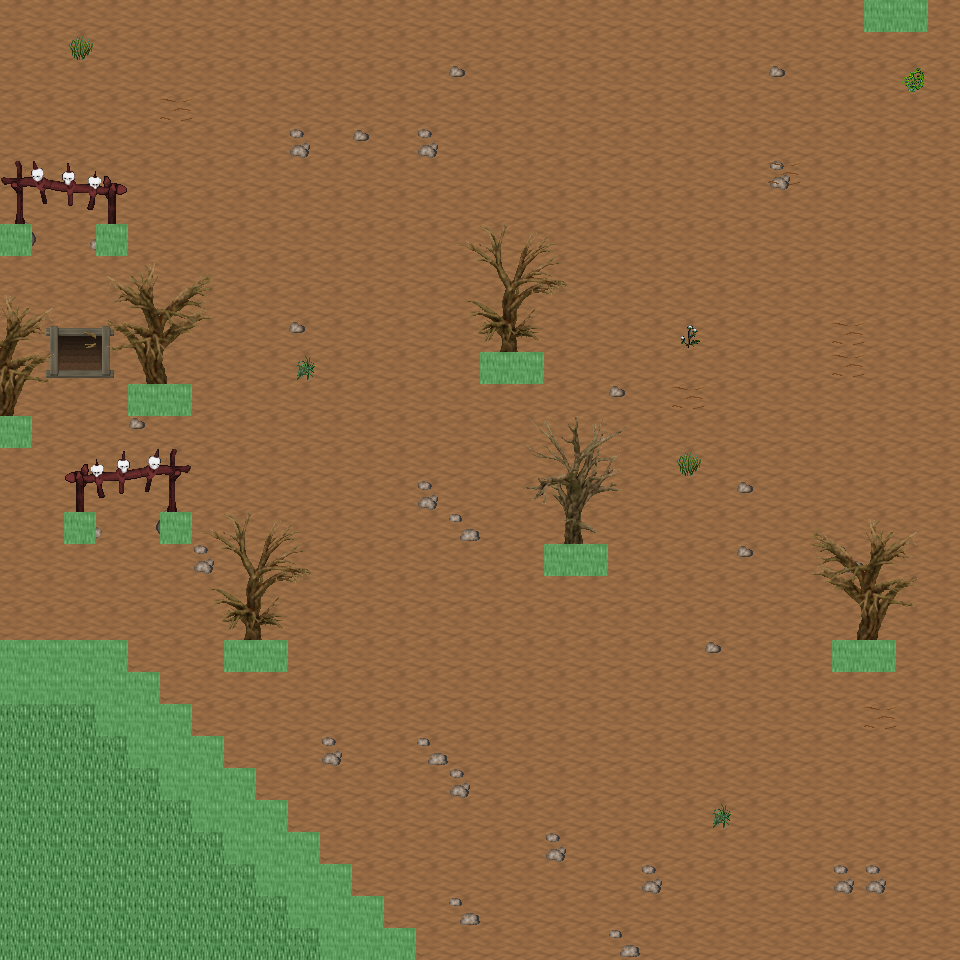

Below is a game level as drawn by its tile map, then a one-line description and the .tmx that defines it (tile-layer data replaced by summaries):
An orthogonal 30x30 tile map with 32x32 px tiles, 6 tile layers (Ground, Object, Object2, Above, ...), 29 tilesets and 9 objects (9x mapExit).

<map version="1.0" orientation="orthogonal" renderorder="right-down" width="30" height="30" tilewidth="32" tileheight="32" nextobjectid="10">
  <tileset firstgid="1" name="tileset_ground_ground" tilewidth="32" tileheight="32" tilecount="33" columns="3">
    <image source="../drawable/tileset_ground_ground.png" width="96" height="352" />
  </tileset>
  <tileset firstgid="34" name="tileset_ground_ridge_earth_dark" tilewidth="32" tileheight="32" tilecount="96" columns="12">
    <image source="../drawable/tileset_ground_ridge_earth_dark.png" width="384" height="256" />
  </tileset>
  <tileset firstgid="130" name="tileset_ground_rock_pebbles" tilewidth="32" tileheight="32" tilecount="3" columns="1">
    <image source="../drawable/tileset_ground_rock_pebbles.png" width="32" height="96" />
  </tileset>
  <tileset firstgid="133" name="tileset_ground_ladder_steps" tilewidth="32" tileheight="32" tilecount="6" columns="3">
    <image source="../drawable/tileset_ground_ladder_steps.png" width="96" height="64" />
  </tileset>
  <tileset firstgid="139" name="tileset_ground_grass_edges" tilewidth="32" tileheight="32" tilecount="36" columns="12">
    <image source="../drawable/tileset_ground_grass_edges.png" width="384" height="96" />
  </tileset>
  <tileset firstgid="175" name="tileset_ground_grass_corners" tilewidth="32" tileheight="32" tilecount="24" columns="6">
    <image source="../drawable/tileset_ground_grass_corners.png" width="192" height="128" />
  </tileset>
  <tileset firstgid="199" name="tileset_ground_earth_edges" tilewidth="32" tileheight="32" tilecount="18" columns="6">
    <image source="../drawable/tileset_ground_earth_edges.png" width="192" height="96" />
  </tileset>
  <tileset firstgid="217" name="tileset_plant_flower_daisy_white" tilewidth="32" tileheight="32" tilecount="8" columns="2">
    <image source="../drawable/tileset_plant_flower_daisy_white.png" width="64" height="128" />
  </tileset>
  <tileset firstgid="225" name="tileset_item_corpse_huge_animal" tilewidth="32" tileheight="32" tilecount="16" columns="2">
    <image source="../drawable/tileset_item_corpse_huge_animal.png" width="64" height="256" />
  </tileset>
  <tileset firstgid="241" name="tileset_plant_grasses" tilewidth="32" tileheight="32" tilecount="6" columns="3">
    <image source="../drawable/tileset_plant_grasses.png" width="96" height="64" />
  </tileset>
  <tileset firstgid="247" name="tileset_plant_flower_daisy_blue" tilewidth="32" tileheight="32" tilecount="8" columns="2">
    <image source="../drawable/tileset_plant_flower_daisy_blue.png" width="64" height="128" />
  </tileset>
  <tileset firstgid="255" name="tileset_plant_flower_daisy_yellow" tilewidth="32" tileheight="32" tilecount="8" columns="2">
    <image source="../drawable/tileset_plant_flower_daisy_yellow.png" width="64" height="128" />
  </tileset>
  <tileset firstgid="263" name="tileset_plant_flower_daisy_red" tilewidth="32" tileheight="32" tilecount="8" columns="2">
    <image source="../drawable/tileset_plant_flower_daisy_red.png" width="64" height="128" />
  </tileset>
  <tileset firstgid="271" name="tileset_plant_bush_bushes" tilewidth="32" tileheight="32" tilecount="10" columns="5">
    <image source="../drawable/tileset_plant_bush_bushes.png" width="160" height="64" />
  </tileset>
  <tileset firstgid="281" name="tileset_plant_stump_stump_brown" tilewidth="32" tileheight="32" tilecount="4" columns="2">
    <image source="../drawable/tileset_plant_stump_stump_brown.png" width="64" height="64" />
  </tileset>
  <tileset firstgid="285" name="tileset_logic_creature_orc" tilewidth="32" tileheight="32" tilecount="6" columns="6">
    <image source="../drawable/tileset_logic_creature_orc.png" width="192" height="32" />
  </tileset>
  <tileset firstgid="291" name="tileset_logic_creature_gnome" tilewidth="32" tileheight="32" tilecount="6" columns="6">
    <image source="../drawable/tileset_logic_creature_gnome.png" width="192" height="32" />
  </tileset>
  <tileset firstgid="297" name="tileset_logic_portal" tilewidth="32" tileheight="32" tilecount="24" columns="8">
    <image source="../drawable/tileset_logic_portal.png" width="256" height="96" />
  </tileset>
  <tileset firstgid="321" name="tileset_logic_creature_animal" tilewidth="32" tileheight="32" tilecount="32" columns="8">
    <image source="../drawable/tileset_logic_creature_animal.png" width="256" height="128" />
  </tileset>
  <tileset firstgid="353" name="tileset_logic_collision" tilewidth="32" tileheight="32" tilecount="1" columns="1">
    <image source="../drawable/tileset_logic_collision.png" width="32" height="32" />
  </tileset>
  <tileset firstgid="354" name="tileset_plant_tree_dead_tree_5" tilewidth="32" tileheight="32" tilecount="20" columns="4">
    <image source="../drawable/tileset_plant_tree_dead_tree_5.png" width="128" height="160" />
  </tileset>
  <tileset firstgid="374" name="tileset_plant_tree_dead_tree_6" tilewidth="32" tileheight="32" tilecount="20" columns="4">
    <image source="../drawable/tileset_plant_tree_dead_tree_6.png" width="128" height="160" />
  </tileset>
  <tileset firstgid="394" name="tileset_plant_tree_dead_tree_7" tilewidth="32" tileheight="32" tilecount="20" columns="4">
    <image source="../drawable/tileset_plant_tree_dead_tree_7.png" width="128" height="160" />
  </tileset>
  <tileset firstgid="414" name="tileset_plant_bush_large_dead" tilewidth="32" tileheight="32" tilecount="2" columns="1">
    <image source="../drawable/tileset_plant_bush_large_dead.png" width="32" height="64" />
  </tileset>
  <tileset firstgid="416" name="tileset_plant_bush_large_wide_dead" tilewidth="32" tileheight="32" tilecount="4" columns="2">
    <image source="../drawable/tileset_plant_bush_large_wide_dead.png" width="64" height="64" />
  </tileset>
  <tileset firstgid="420" name="tileset_plant_grasses_wildland" tilewidth="32" tileheight="32" tilecount="4" columns="4">
    <image source="../drawable/tileset_plant_grasses_wildland.png" width="128" height="32" />
  </tileset>
  <tileset firstgid="424" name="tileset_object_skullsonspikes_l" tilewidth="32" tileheight="32" tilecount="12" columns="4">
    <image source="../drawable/tileset_object_skullsonspikes_l.png" width="128" height="96" />
  </tileset>
  <tileset firstgid="436" name="tileset_object_skullsonspikes_r" tilewidth="32" tileheight="32" tilecount="12" columns="4">
    <image source="../drawable/tileset_object_skullsonspikes_r.png" width="128" height="96" />
  </tileset>
  <tileset firstgid="448" name="tileset_logic_item_herb" tilewidth="32" tileheight="32" tilecount="5" columns="5">
    <image source="../drawable/tileset_logic_item_herb.png" width="160" height="32" />
  </tileset>
  <layer name="Ground" width="30" height="30">
    <data>[900 cells, 900 non-empty, 2 distinct tile ids]</data>
  </layer>
  <layer name="Object" width="30" height="30">
    <data>[900 cells, 87 non-empty, 22 distinct tile ids]</data>
  </layer>
  <layer name="Object2" width="30" height="30">
    <data>[900 cells, 22 non-empty, 15 distinct tile ids]</data>
  </layer>
  <layer name="Above" width="30" height="30">
    <data>[900 cells, 96 non-empty, 59 distinct tile ids]</data>
  </layer>
  <layer name="Above2" width="30" height="30">
    <data>[900 cells, 0 non-empty, 0 distinct tile ids]</data>
  </layer>
  <layer name="Walkable" width="30" height="30">
    <data>[900 cells, 50 non-empty, 1 distinct tile ids]</data>
  </layer>
  <objectgroup name="MapEvents">
    <object id="1" name="north" type="mapExit" x="0" y="0" width="864" height="32">
      <properties>
        <property name="map" value="level_0_x87_y59" />
        <property name="x" value="0" />
        <property name="y" value="28" />
      </properties>
    </object>
    </objectgroup>
</map>
<!-- 8 of 9 objects omitted -->
